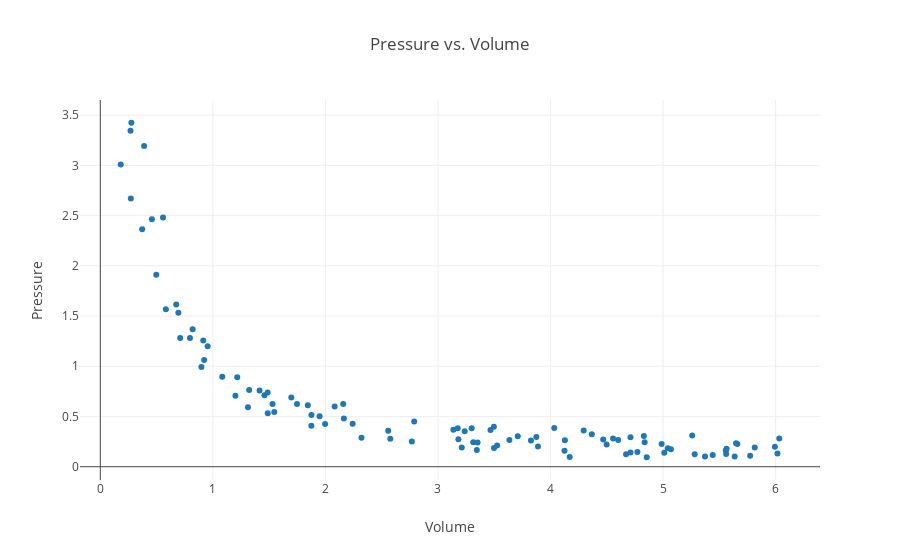

Write notebook code for a chart like this one.
### Code cell
# Change the variables in this cell to create your own experiment!

# Max volume in liters.
volume = 6

# Number of trials.
N = 100

# Imports.
import plotly.offline as py
from plotly.offline import init_notebook_mode, iplot
import plotly.graph_objs as go
import numpy as np

import math

# Initialize plotly for Jupyter notebooks.
init_notebook_mode(connected=True)

# Initialize data sets.
gx = []
gy = []

# Constant multiple in Boyle's Law.
k = 1

# Boyle's Law is technically PV = k, where k is constant for that specific system, (It varies between systems.)
# and P1V1 = P2V2 is only a result of this relationship. Students do not learn this however.
# For simplicity k is set to 1.

# Standard deviation.
sd = 0.15

# Randomly generate data based on user defined volume and number of trials.
for i in range(0, N):
    temp = np.random.random_sample() * volume
    
    # Prevent large outliers. The limit is arbitrary, it is just so the graph looks nice.
    limit = np.random.random_sample() + 1
    while(k/temp > volume/limit):
        temp = np.random.random_sample() * volume
    
    outputx = np.random.uniform(temp-sd, temp+sd)
    outputy = np.random.uniform((k/temp)-sd, (k/temp)+sd)
    
    gx.append(outputx)
    gy.append(outputy)

# Create a trace.
trace = go.Scatter(
    x = gx,
    y = gy,
    mode = 'markers'
)

# Label the graph.
templayout = go.Layout(
    title = 'Pressure vs. Volume',
    xaxis = dict(title='Volume'),
    yaxis = dict(title='Pressure')
)

# Plot graph
tempdata = [trace]
fig = go.Figure(data = tempdata, layout = templayout)
py.iplot(fig, filename='basic-scatter')

### Figure 1 — Plotly figure (JSON) as saved in the notebook; plotly's stock layout.template omitted (floating-point values rounded to 4 significant figures)
{"data": [{"mode": "markers", "type": "scatter", "uid": "a043fd58-852e-11e8-b0ee-6476ba956910", "x": [6.016, 2.158, 4.855, 5.259, 5.372, 2.242, 1.844, 0.5571, 2.576, 1.458, 1.876, 1.997, 1.748, 3.182, 4.498, 3.635, 3.299, 4.671, 0.7099, 2.789, 2.164, 5.041, 3.352, 5.66, 4.829, 3.345, 5.774, 3.467, 1.323, 1.312, 5.558, 3.888, 5.564, 5.281, 1.217, 4.711, 2.768, 3.498, 0.9147, 4.836, 1.415, 0.7966, 0.9226, 0.9538, 3.314, 4.601, 0.4972, 0.276, 0.898, 3.709, 3.497, 4.772, 0.82, 4.124, 1.201, 4.128, 1.546, 4.987, 4.367, 4.295, 0.4581, 1.53, 1.948, 2.558, 6.032, 3.237, 3.176, 4.033, 5.441, 3.874, 5.56, 1.084, 2.082, 5.815, 4.556, 0.6745, 5.993, 3.525, 0.2712, 1.697, 3.137, 5.011, 0.3719, 0.5824, 1.487, 5.649, 4.71, 1.875, 1.488, 3.826, 2.321, 5.636, 0.389, 4.468, 0.2683, 0.6934, 5.07, 4.17, 0.1816, 3.211], "y": [0.1313, 0.6235, 0.09436, 0.3116, 0.1013, 0.4283, 0.6117, 2.48, 0.279, 0.7125, 0.5148, 0.4253, 0.6245, 0.2742, 0.2223, 0.2659, 0.3825, 0.1237, 1.281, 0.4495, 0.4794, 0.183, 0.2402, 0.2268, 0.3063, 0.1655, 0.1105, 0.3649, 0.7631, 0.5919, 0.1609, 0.2009, 0.178, 0.1246, 0.8911, 0.2946, 0.2519, 0.1859, 1.257, 0.2439, 0.7586, 1.282, 1.061, 1.2, 0.2448, 0.2667, 1.911, 3.424, 0.9928, 0.3023, 0.3969, 0.1455, 1.367, 0.1593, 0.7055, 0.2646, 0.5453, 0.2272, 0.3232, 0.3607, 2.462, 0.6255, 0.5035, 0.3592, 0.2801, 0.3537, 0.3837, 0.3853, 0.1165, 0.2954, 0.1272, 0.8948, 0.5984, 0.1915, 0.2806, 1.615, 0.1997, 0.2108, 2.67, 0.6891, 0.3684, 0.1391, 2.363, 1.566, 0.739, 0.2341, 0.1427, 0.4076, 0.5318, 0.2611, 0.2887, 0.1028, 3.191, 0.2699, 3.344, 1.534, 0.1748, 0.09566, 3.009, 0.1904]}], "layout": {"title": "Pressure vs. Volume", "xaxis": {"title": "Volume"}, "yaxis": {"title": "Pressure"}}}
